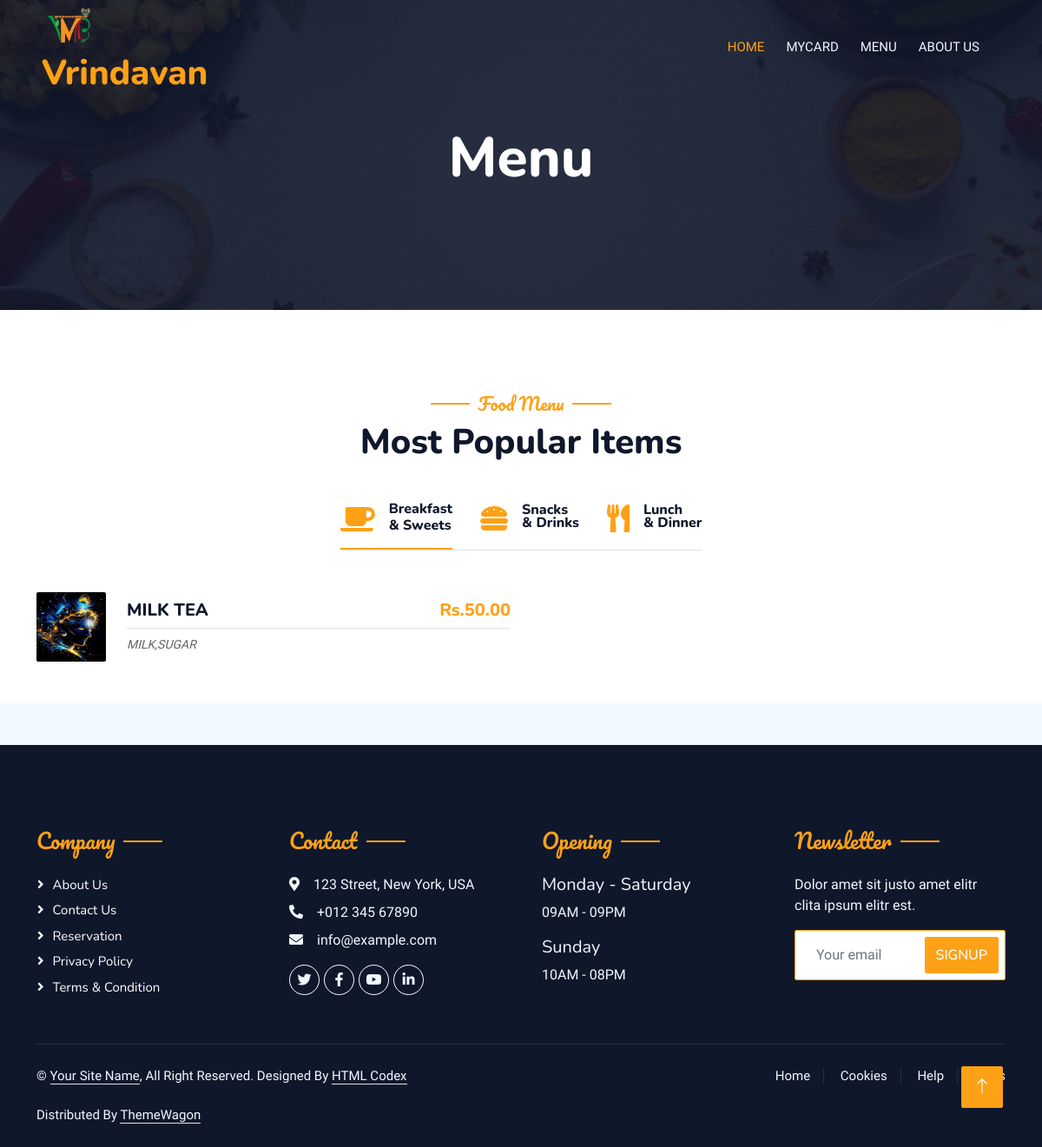
Page /user/menu/ on the earlier database version.
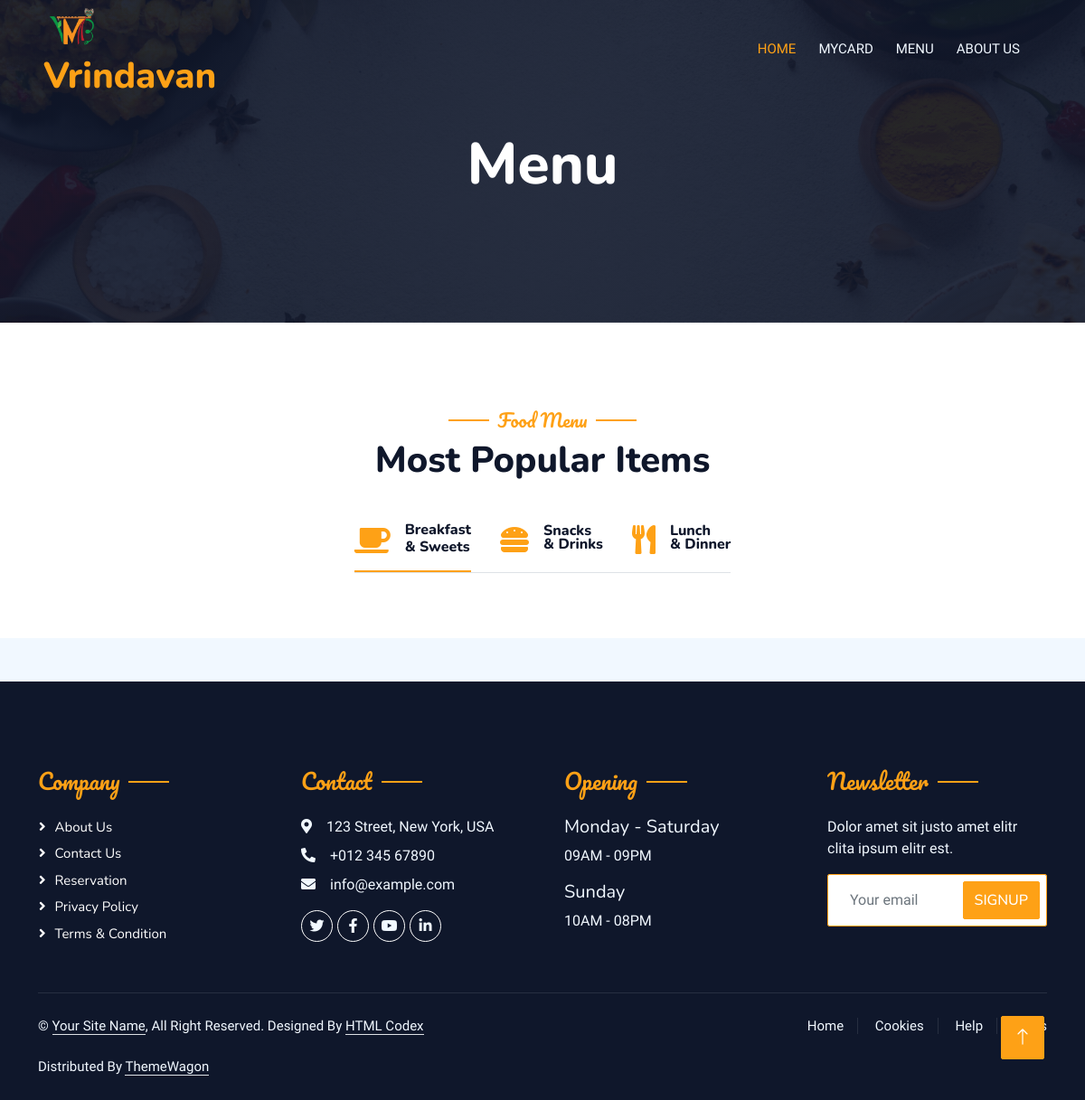
Same page on the later database version.
### adminpage/models.py (models this page shows, shortened)
class Products(models.Model):
    name = models.CharField(max_length=1000)
    image = models.ImageField(upload_to='product/image')
    description = models.TextField(max_length=50)
    price = models.DecimalField(max_digits=10, decimal_places=2, default=0.00)
    category = models.ForeignKey(Category, on_delete=models.CASCADE, null=True, related_name="products")

### userpage/views.py (the view)
# urls.py: path("menu/", Menu, name="menu"),
def Menu(request):
    category1 = Category.objects.get(cat_name='Category1')
    category2 = Category.objects.get(cat_name='Category2')
    category3 = Category.objects.get(cat_name='Category3')
    products_category1 = Products.objects.filter(category=category1)
    products_category2 = Products.objects.filter(category=category2)
    products_category3 = Products.objects.filter(category=category3)
    data = {
        'category1': category1,
        'category2': category2,
        'category3': category3,
        'products_category1': products_category1,
        'products_category2': products_category2,
        'products_category3': products_category3,
    }
    return render(request, "user/menu.html", data)

### templates/user/menu.html (shortened to what this page needs)
{% include 'user/parent.html' %} {% load static %}
<div class="container-xxl py-5 bg-dark hero-header mb-5">
    <div class="container text-center my-5 pt-5 pb-4">
        <h1 class="display-3 text-white mb-3 animated slideInDown"><Main>Menu</Main></h1>
    </div>
</div>
</div>
        <div class="container-xxl py-5">
            <div class="container">
                <div class="text-center wow fadeInUp" data-wow-delay="0.1s">
                    <h5 class="section-title ff-secondary text-center text-primary fw-normal">Food Menu</h5>
                    <h1 class="mb-5">Most Popular Items</h1>
                </div>
                <div class="tab-class text-center wow fadeInUp" data-wow-delay="0.1s">
                    <ul class="nav nav-pills d-inline-flex justify-content-center border-bottom mb-5">
                        <li class="nav-item">
                            <a class="d-flex align-items-center text-start mx-3 ms-0 pb-3 active" data-bs-toggle="pill" href="#tab-1">
                                <i class="fa fa-coffee fa-2x text-primary"></i>
                                <div class="ps-3">
                                    <h6 class="mt-n1 mb-0">Breakfast <br>& Sweets </h6>
                                </div>
                            </a>
                        </li>
                        <li class="nav-item">
                            <a class="d-flex align-items-center text-start mx-3 pb-3" data-bs-toggle="pill" href="#tab-2">
                                <i class="fa fa-hamburger fa-2x text-primary"></i>
                                <div class="ps-3">
                                    <h6 class="mt-n1 mb-0">Snacks</h6>
                                    <h6 class="mt-n1 mb-0">& Drinks</h6>
                                </div>
                            </a>
                        </li>
                        <li class="nav-item">
                            <a class="d-flex align-items-center text-start mx-3 me-0 pb-3" data-bs-toggle="pill" href="#tab-3">
                                <i class="fa fa-utensils fa-2x text-primary"></i>
                                <div class="ps-3">
                                    <h6 class="mt-n1 mb-0">Lunch</h6>
                                    <h6 class="mt-n1 mb-0">& Dinner</h6>
                                </div>
                            </a>
                        </li>
                    </ul>
                                <div class="tab-content">
                                    {% if category1 %}
                                    <div id="tab-1" class="tab-pane fade show p-0 active">
                                        <div class="row g-4">
                                            {% for product in products_category1 %}
                                            <div class="col-lg-6">
                                                <div class="d-flex align-items-center">
                                                    <img class="flex-shrink-0 img-fluid rounded" src="{{ product.image.url }}" alt="{{ product.name }}" style="width: 80px; height: 80px;">
                                                    <div class="w-100 d-flex flex-column text-start ps-4">
                                                        <h5 class="d-flex justify-content-between border-bottom pb-2">
                                                            <span>{{ product.name }}</span>
                                                            <span class="text-primary">Rs.{{ product.price }}</span>
                                                        </h5>
                                                        <small class="fst-italic">{{ product.description }}</small>
                                                    </div>
                                                </div>
                                            </div>
                                            {% endfor %}
                                        </div>
                                    </div>
                                    {% endif %}
                                </div>
                            </div>
                        </div>
                    </div>
                </div>
{% include "user/footer.html" %}

### templates/user/parent.html (shortened to what this page needs)
{% load static %}
<!DOCTYPE html>
<html lang="en">
<head>
    <link href="https://cdnjs.cloudflare.com/ajax/libs/font-awesome/5.10.0/css/all.min.css" rel="stylesheet">
    <link href="https://cdn.jsdelivr.net/npm/bootstrap-icons@1.4.1/font/bootstrap-icons.css" rel="stylesheet">
    <link href="{% static 'lib/animate/animate.min.css' %}" rel="stylesheet">
    <link href="{% static 'lib/owlcarousel/assets/owl.carousel.min.css' %}" rel="stylesheet">
    <link href="{% static 'lib/tempusdominus/css/tempusdominus-bootstrap-4.min.css' %}" rel="stylesheet" />
    <link href="{% static 'css/bootstrap.min.css' %}" rel="stylesheet">
    <link href="{% static 'css/style.css' %}" rel="stylesheet">
</head>
<body>
    <div class="container-xxl bg-white p-0">
        <div class="container-xxl position-relative p-0">
            <nav class="navbar navbar-expand-lg navbar-dark bg-dark px-4 px-lg-5 py-3 py-lg-0">
                <a href="" class="navbar-brand p-0">
                    <img src="{% static 'img/logof.png' %}" alt="Logo">
                    <h1 class="text-primary m-0"></i>Vrindavan</h1>
                </a>
                <div class="collapse navbar-collapse" id="navbarCollapse">
                  <div class="navbar-nav ms-auto py-0 pe-4">
                      <a href="{% url 'user_dashboard' %}" class="nav-item nav-link active">Home</a>
                      <a href="{% url 'mycard' %}" class="nav-item nav-link">MyCard</a>
                      <a href="{% url 'menu' %}" class="nav-item nav-link">Menu</a>
                      <a href="{% url 'user_dashboard' %}#about-us" class="nav-item nav-link">About us</a>
                    </div>
              </div>
            </nav>

### templates/user/footer.html (shortened to what this page needs)
{% load static %}
<div class="container-fluid bg-dark text-light footer pt-5 mt-5 wow fadeIn" data-wow-delay="0.1s">
    <div class="container py-5">
        <div class="row g-5">
            <div class="col-lg-3 col-md-6">
                <h4 class="section-title ff-secondary text-start text-primary fw-normal mb-4">Company</h4>
                <a class="btn btn-link" href="">About Us</a>
                <a class="btn btn-link" href="">Contact Us</a>
                <a class="btn btn-link" href="">Reservation</a>
                <a class="btn btn-link" href="">Privacy Policy</a>
                <a class="btn btn-link" href="">Terms & Condition</a>
            </div>
            <div class="col-lg-3 col-md-6">
                <h4 class="section-title ff-secondary text-start text-primary fw-normal mb-4">Contact</h4>
                <p class="mb-2"><i class="fa fa-map-marker-alt me-3"></i>123 Street, New York, USA</p>
                <p class="mb-2"><i class="fa fa-phone-alt me-3"></i>+012 345 67890</p>
                <p class="mb-2"><i class="fa fa-envelope me-3"></i>info@example.com</p>
                <div class="d-flex pt-2">
                    <a class="btn btn-outline-light btn-social" href=""><i class="fab fa-twitter"></i></a>
                    <a class="btn btn-outline-light btn-social" href=""><i class="fab fa-facebook-f"></i></a>
                    <a class="btn btn-outline-light btn-social" href=""><i class="fab fa-youtube"></i></a>
                    <a class="btn btn-outline-light btn-social" href=""><i class="fab fa-linkedin-in"></i></a>
                </div>
            </div>
            <div class="col-lg-3 col-md-6">
                <h4 class="section-title ff-secondary text-start text-primary fw-normal mb-4">Opening</h4>
                <h5 class="text-light fw-normal">Monday - Saturday</h5>
                <p>09AM - 09PM</p>
                <h5 class="text-light fw-normal">Sunday</h5>
                <p>10AM - 08PM</p>
            </div>
            <div class="col-lg-3 col-md-6">
                <h4 class="section-title ff-secondary text-start text-primary fw-normal mb-4">Newsletter</h4>
                <p>Dolor amet sit justo amet elitr clita ipsum elitr est.</p>
                <div class="position-relative mx-auto" style="max-width: 400px;">
                    <input class="form-control border-primary w-100 py-3 ps-4 pe-5" type="text" placeholder="Your email">
                    <button type="button" class="btn btn-primary py-2 position-absolute top-0 end-0 mt-2 me-2">SignUp</button>
                </div>
            </div>
        </div>
    </div>
    <div class="container">
        <div class="copyright">
            <div class="row">
                <div class="col-md-6 text-center text-md-start mb-3 mb-md-0">
                    &copy; <a class="border-bottom" href="#">Your Site Name</a>, All Right Reserved.
                    Designed By <a class="border-bottom" href="https://htmlcodex.com">HTML Codex</a><br><br>
                    Distributed By <a class="border-bottom" href="https://themewagon.com" target="_blank">ThemeWagon</a>
                </div>
                <div class="col-md-6 text-center text-md-end">
                    <div class="footer-menu">
                        <a href="">Home</a>
                        <a href="">Cookies</a>
                        <a href="">Help</a>
                        <a href="">FQAs</a>
                    </div>
                </div>
            </div>
        </div>
    </div>
</div>
<a href="#" class="btn btn-lg btn-primary btn-lg-square back-to-top"><i class="bi bi-arrow-up"></i></a>
</body>
</html>

### static/css/style.css (style rules this page uses)
html { scroll-behavior: smooth; }
:root { --primary: #FEA116; --light: #F1F8FF; --dark: #0F172B; }
.ff-secondary { font-family: 'Pacifico', cursive; }
.back-to-top { position: fixed; display: none; right: 45px; bottom: 45px; z-index: 99; }
.btn { font-family: 'Nunito', sans-serif; font-weight: 500; text-transform: uppercase; transition: .5s; }
.btn.btn-primary, .btn.btn-secondary { color: #FFFFFF; }
.btn-lg-square { width: 48px; height: 48px; }
.btn-square, .btn-sm-square, .btn-lg-square { padding: 0; display: flex; align-items: center; justify-content: center; font-weight: normal; border-radius: 2px; }
.navbar-dark .navbar-nav .nav-link { position: relative; margin-left: 25px; padding: 35px 0; font-size: 15px; color: var(--light) !important; text-transform: uppercase; font-weight: 500; outline: none; transition: .5s; }
.navbar-dark .navbar-nav .nav-link:hover, .navbar-dark .navbar-nav .nav-link.active { color: var(--primary) !important; }
.navbar-dark .navbar-brand img { max-height: 60px; transition: .5s; }
@media (min-width: 992px) { .navbar-dark { position: absolute; width: 100%; top: 0; left: 0; z-index: 999; background: transparent !important; } }
.hero-header { background: linear-gradient(rgba(15, 23, 43, .9), rgba(15, 23, 43, .9)), url(../img/bg-hero.jpg); background-position: center center; background-repeat: no-repeat; background-size: cover; }
.section-title { position: relative; display: inline-block; }
.section-title::before { position: absolute; content: ""; width: 45px; height: 2px; top: 50%; left: -55px; margin-top: -1px; background: var(--primary); }
.section-title::after { position: absolute; content: ""; width: 45px; height: 2px; top: 50%; right: -55px; margin-top: -1px; background: var(--primary); }
.section-title.text-start::before, .section-title.text-end::after { display: none; }
.nav-pills .nav-item .active { border-bottom: 2px solid var(--primary); }
.footer .btn.btn-social { margin-right: 5px; width: 35px; height: 35px; display: flex; align-items: center; justify-content: center; color: var(--light); border: 1px solid #FFFFFF; border-radius: 35px; transition: .3s; }
.footer .btn.btn-link { display: block; margin-bottom: 5px; padding: 0; text-align: left; color: #FFFFFF; font-size: 15px; font-weight: normal; text-transform: capitalize; transition: .3s; }
.footer .btn.btn-link::before { position: relative; content: "\f105"; font-family: "Font Awesome 5 Free"; font-weight: 900; margin-right: 10px; }
.footer .copyright { padding: 25px 0; font-size: 15px; border-top: 1px solid rgba(256, 256, 256, .1); }
.footer .copyright a { color: var(--light); }
.footer .footer-menu a { margin-right: 15px; padding-right: 15px; border-right: 1px solid rgba(255, 255, 255, .1); }
.footer .footer-menu a:last-child { margin-right: 0; padding-right: 0; border-right: none; }

Differences in the rows shown:
removed Products: image (picture), name "MILK TEA", price "50.00", description "MILK,SUGAR"
